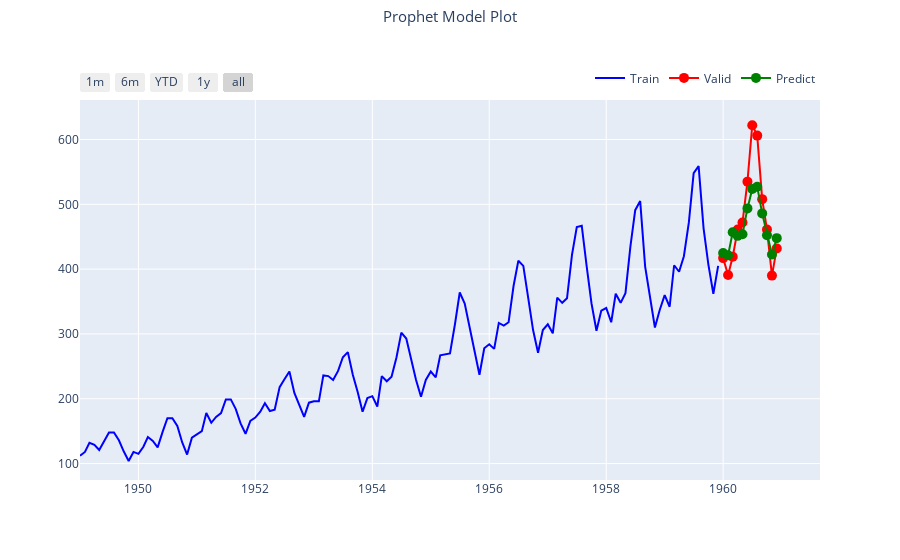

Notebook code for this chart:
### Code cell
forecast_plot(train_df, valid_df, forecast['yhat'], ['Train', 'Valid', 'Predict'], 'Prophet')

### Figure 1 — Plotly figure (JSON) as saved in the notebook; plotly's stock layout.template omitted (floating-point values rounded to 4 significant figures; data arrays with more than 128 entries replaced by an {"elided": "..."} marker saying what was removed)
{"data": [{"marker": {"color": "blue", "size": 10}, "name": "Train", "textfont": {"color": "black", "family": "Times New Roman", "size": 18}, "type": "scatter", "x": {"elided": "132 str values"}, "y": {"elided": "132 int values"}}, {"marker": {"color": "red", "size": 10}, "name": "Valid", "type": "scatter", "x": ["1960-01-01T00:00:00", "1960-02-01T00:00:00", "1960-03-01T00:00:00", "1960-04-01T00:00:00", "1960-05-01T00:00:00", "1960-06-01T00:00:00", "1960-07-01T00:00:00", "1960-08-01T00:00:00", "1960-09-01T00:00:00", "1960-10-01T00:00:00", "1960-11-01T00:00:00", "1960-12-01T00:00:00"], "y": [417, 391, 419, 461, 472, 535, 622, 606, 508, 461, 390, 432]}, {"marker": {"color": "green", "size": 10}, "name": "Predict", "type": "scatter", "x": ["1960-01-01T00:00:00", "1960-02-01T00:00:00", "1960-03-01T00:00:00", "1960-04-01T00:00:00", "1960-05-01T00:00:00", "1960-06-01T00:00:00", "1960-07-01T00:00:00", "1960-08-01T00:00:00", "1960-09-01T00:00:00", "1960-10-01T00:00:00", "1960-11-01T00:00:00", "1960-12-01T00:00:00"], "y": [424.9, 421.5, 457.0, 451.4, 453.9, 493.7, 523.8, 527.2, 486.0, 452.4, 422.5, 447.8]}], "layout": {"legend": {"orientation": "h", "x": 1, "xanchor": "right", "y": 1.02, "yanchor": "bottom"}, "title": {"font": {"size": 15}, "text": "Prophet Model Plot", "x": 0.5, "xanchor": "center", "y": 0.98, "yanchor": "top"}, "xaxis": {"anchor": "y", "domain": [0, 1], "rangeselector": {"buttons": [{"count": 1, "label": "1m", "step": "month", "stepmode": "backward"}, {"count": 6, "label": "6m", "step": "month", "stepmode": "backward"}, {"count": 1, "label": "YTD", "step": "year", "stepmode": "todate"}, {"count": 1, "label": "1y", "step": "year", "stepmode": "backward"}, {"step": "all"}]}}, "yaxis": {"anchor": "x", "domain": [0, 1]}}}
